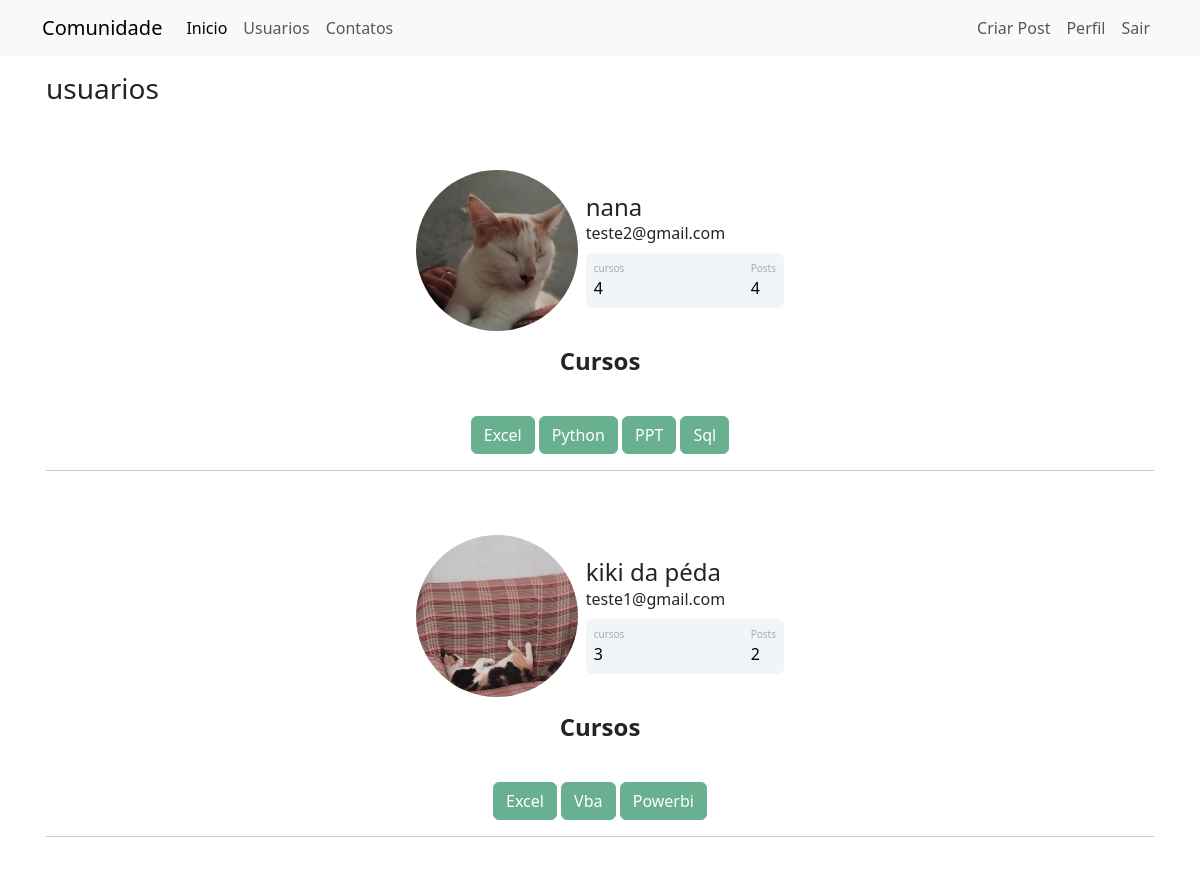
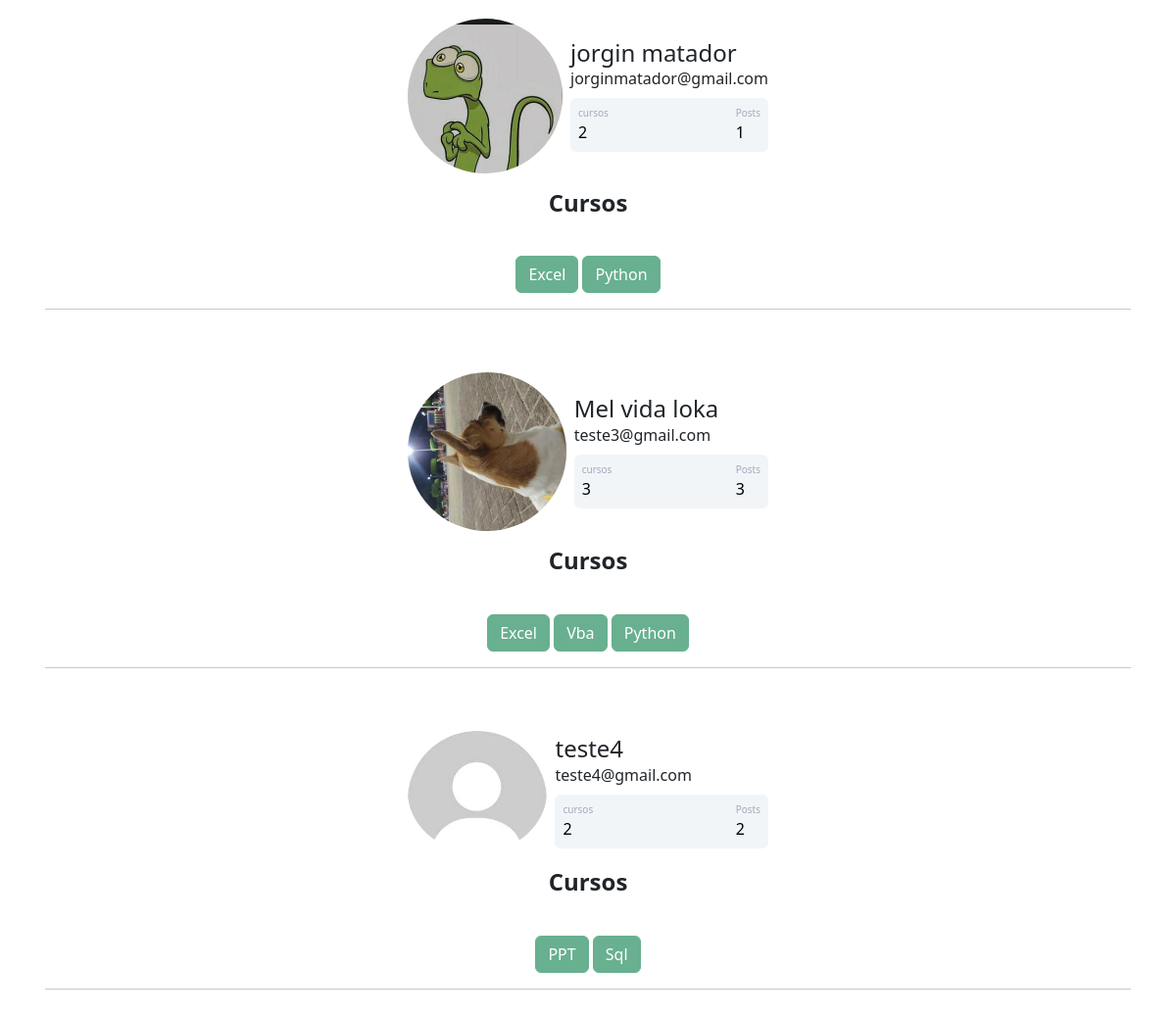
/lista-usuarios (signed in), run on the app's committed database (2 pictures, top to bottom).
### comunidadeimpressionadora/models.py (models this page shows, shortened)
class Usuarios(database.Model, UserMixin):
    id= database.Column( database.Integer, primary_key= True)
    username= database.Column( database.String, nullable= False)
    email= database.Column( database.String, nullable=False, unique=True)
    senha= database.Column( database.String, nullable= False, unique=True)
    foto_perfil= database.Column( database.String, default='default.jpg')
    posts= database.relationship('Post', backref='autor' ,lazy=True)
    cursos= database.Column(database.String, nullable=False, default= 'Em andamento')
    def contarpost(self):
        return len(self.posts)

### comunidadeimpressionadora/routes.py (the view)
@app.route('/lista-usuarios')
@login_required
def usuarios():
    lista_usuario= Usuarios.query.all()
    return render_template('usuarios.html', lista_usuario= lista_usuario)

### comunidadeimpressionadora/models.py (called while the page is built)
@logim_manege.user_loader
def load_usuario(id_usuario):
    return Usuarios.query.get(int(id_usuario)) #o flas_login reconhe a Prymarykey da classe Usuaario como id_usuario que

### comunidadeimpressionadora/templates/usuarios.html
{% extends 'base.html' %}
{% block body %}
<div class="container p-3 ">
    <h3 >  usuarios </h3>
    {% for usuario in lista_usuario %}
        <div class="container mt-5 d-flex justify-content-center">
            <div class="card p-3">
                <div class="d-flex align-items-center">
                    <div class="image pe-2"><img src="{{ url_for('static', filename='fotoperfil/{}'.format(usuario.foto_perfil))}}" alt="Foto de perfil" class="img-fluid perfil-img"></div>
                    <div class="ml-3 w-100">
                       <h4 class="mb-0 mt-0">{{usuario.username}}</h4>
                        <span>{{usuario.email}}</span>
                         <div class="p-2 mt-2 bg-primary d-flex justify-content-between rounded text-white stats">
                             <div class="d-flex flex-column">
                                <span class="articles">cursos</span>
                                 {% if usuario.cursos.count(';') > 0 %}
                                    <span class="number1">{{usuario.cursos.count(';') + 1 }}</span>
                                 {% else %}
                                    <span class="number1">0</span>
                                 {% endif %}
                             </div>
                             <div class="d-flex flex-column">
                                <span class="followers">Posts</span>
                                <span class="number2">{{usuario.contarpost()}}</span>
                             </div>
                         </div>
                    </div>
                </div>
             </div>
           </div>
            <div class="row justify-content-center">
            <div class="col col-4" style="text-align: center">
                <h4><strong> Cursos</strong></h4><br>
                {% for curso in usuario.cursos.split(';') %}
                   <button type="button" class="btn btn-success mt-2" disabled> <div> {{ curso }}<br></div></button>
                {% endfor %}
            </div>
        </div>
            <hr>
    {% endfor %}
        </div>
{% endblock %}

### comunidadeimpressionadora/templates/base.html (shortened to what this page needs)
<!DOCTYPE html>
<html lang="pt-br">
<head>
    <link href="https://cdn.jsdelivr.net/npm/bootstrap@5.3.3/dist/css/bootstrap.min.css" rel="stylesheet">
    <link rel="stylesheet" type="text/css" href="{{url_for('static' , filename='main.css')}}">
</head>
<body >
    {% include 'navbar.html' %}
    {% block body %}
    {% endblock %}
</body>
</html>

### comunidadeimpressionadora/templates/navbar.html (shortened to what this page needs)
<nav class="navbar navbar-expand-lg bg-body-tertiary">
  <div class="container-fluid container">
    <a class="navbar-brand" href="{{ url_for('home') }}"> Comunidade </a>
    <div class="collapse navbar-collapse" id="navbarSupportedContent">
      <ul class="navbar-nav me-auto mb-2 mb-lg-0">
        <li class="nav-item">
          <a class="nav-link active" aria-current="page" href="{{ url_for('home') }}"> Inicio </a>
        </li>
        <li class="nav-item">
          <a class="nav-link" href="{{ url_for('usuarios')}}">Usuarios</a>
        </li>
        <li class="nav-item">
          <a class="nav-link" href="{{url_for('contato')}}">Contatos</a>
        </li>
      </ul>
      <ul class="d-flex navbar-nav ">
        {% if current_user.is_authenticated %}
          <li class="nav-item">
           <a class="nav-link" href="{{url_for('criar_post')}}">Criar Post</a>
          </li>
          <li class="nav-item">
            <a class="nav-link" href="{{url_for('perfil')}}"> Perfil </a>
          </li>
          <li class="nav-item">
            <a class="nav-link" href="{{url_for('sair')}}"> Sair </a>
          </li>
        {% endif %}
      </ul>
    </div>
  </div>
</nav>

### comunidadeimpressionadora/static/main.css (style rules this page uses)
.perfil-img { object-fit: cover; border-radius: 50%; }
.card { width: 400px; border: none; border-radius: 10px; background-color: #fff; }
.stats { background: #f2f5f8 !important; color: #000 !important; }
.articles { font-size:10px; color: #a1aab9; }
.number1 { font-weight:500; }
.followers { font-size:10px; color: #a1aab9; }
.number2 { font-weight:500; }

### data on the page
Usuarios: foto_perfil (picture), username "nana", email "teste2@gmail.com", cursos "4", contarpost "4", curso "Excel" "Python" "PPT" "Sql"
Usuarios: foto_perfil (picture), username "kiki da péda", email "teste1@gmail.com", cursos "3", contarpost "2", curso "Excel" "Vba" "Powerbi"
Usuarios: foto_perfil (picture), username "jorgin matador", email "jorginmatador@gmail.com", cursos "2", contarpost "1", curso "Excel" "Python"
Usuarios: foto_perfil (picture), username "Mel vida loka", email "teste3@gmail.com", cursos "3", contarpost "3", curso "Excel" "Vba" "Python"
Usuarios: foto_perfil (placeholder picture), username "teste4", email "teste4@gmail.com", cursos "2", contarpost "2", curso "PPT" "Sql"
